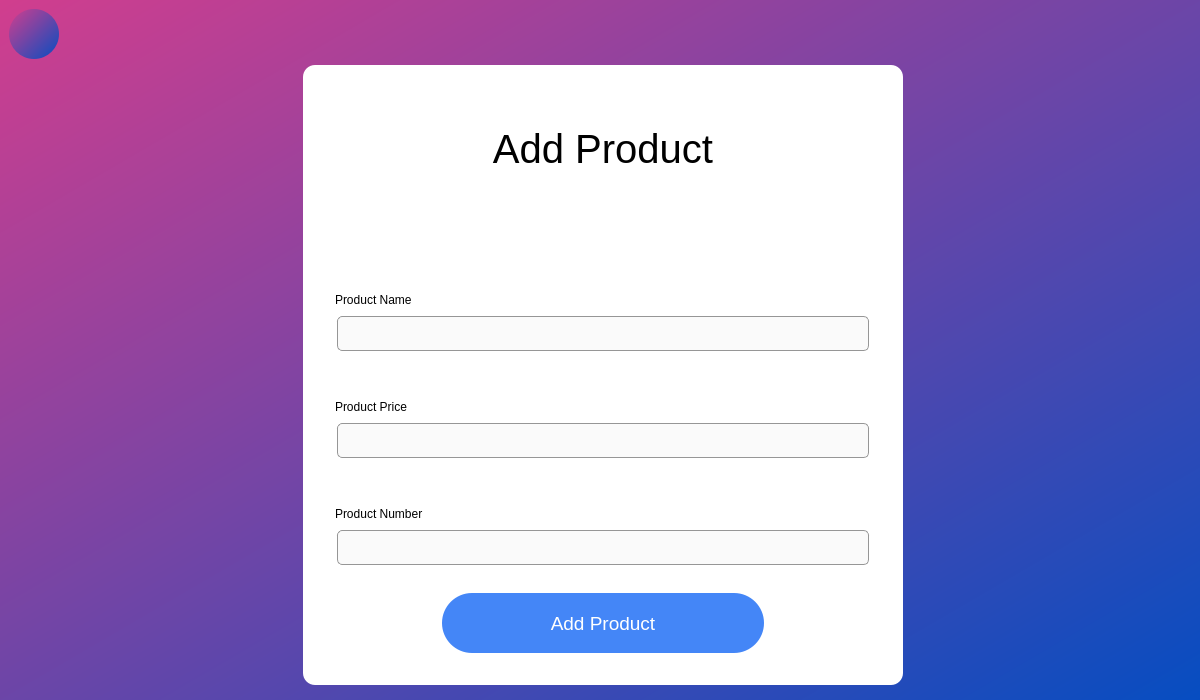
<?xml version="1.0" encoding="UTF-8"?>
<ui version="4.0">
 <class>MainWindow</class>
 <widget class="QMainWindow" name="MainWindow">
  <property name="geometry">
   <rect>
    <x>0</x>
    <y>0</y>
    <width>1200</width>
    <height>700</height>
   </rect>
  </property>
  <property name="windowTitle">
   <string>Add Product</string>
  </property>
  <property name="styleSheet">
   <string notr="true">background-color: qlineargradient(spread:pad, x1:0, y1:0, x2:1, y2:1, stop:0 rgba(209, 62, 142, 255), stop:1 rgba(6, 77, 193, 255));</string>
  </property>
  <widget class="QWidget" name="centralwidget">
   <layout class="QGridLayout" name="gridLayout_2">
    <item row="0" column="0">
     <layout class="QGridLayout" name="gridLayout">
      <item row="0" column="1">
       <spacer name="verticalSpacer">
        <property name="orientation">
         <enum>Qt::Vertical</enum>
        </property>
        <property name="sizeHint" stdset="0">
         <size>
          <width>20</width>
          <height>40</height>
         </size>
        </property>
       </spacer>
      </item>
      <item row="1" column="0">
       <spacer name="horizontalSpacer">
        <property name="orientation">
         <enum>Qt::Horizontal</enum>
        </property>
        <property name="sizeHint" stdset="0">
         <size>
          <width>40</width>
          <height>20</height>
         </size>
        </property>
       </spacer>
      </item>
      <item row="1" column="2">
       <spacer name="horizontalSpacer_2">
        <property name="orientation">
         <enum>Qt::Horizontal</enum>
        </property>
        <property name="sizeHint" stdset="0">
         <size>
          <width>40</width>
          <height>20</height>
         </size>
        </property>
       </spacer>
      </item>
      <item row="2" column="1">
       <spacer name="verticalSpacer_2">
        <property name="orientation">
         <enum>Qt::Vertical</enum>
        </property>
        <property name="sizeHint" stdset="0">
         <size>
          <width>20</width>
          <height>40</height>
         </size>
        </property>
       </spacer>
      </item>
      <item row="1" column="1">
       <widget class="QWidget" name="widget" native="true">
        <property name="minimumSize">
         <size>
          <width>600</width>
          <height>600</height>
         </size>
        </property>
        <property name="styleSheet">
         <string notr="true">background-color: rgb(255, 255, 255);
border-radius: 12px;</string>
        </property>
        <layout class="QVBoxLayout" name="verticalLayout_4">
         <item>
          <layout class="QVBoxLayout" name="verticalLayout_3">
           <item>
            <widget class="QLabel" name="label_">
             <property name="minimumSize">
              <size>
               <width>0</width>
               <height>150</height>
              </size>
             </property>
             <property name="font">
              <font>
               <family>Arial</family>
               <pointsize>30</pointsize>
               <weight>9</weight>
               <italic>false</italic>
               <bold>false</bold>
              </font>
             </property>
             <property name="styleSheet">
              <string notr="true">font: 75 30pt &quot;Arial&quot;;</string>
             </property>
             <property name="text">
              <string>Add Product</string>
             </property>
             <property name="alignment">
              <set>Qt::AlignCenter</set>
             </property>
            </widget>
           </item>
           <item>
            <widget class="QLabel" name="label_6">
             <property name="maximumSize">
              <size>
               <width>16777215</width>
               <height>40</height>
              </size>
             </property>
             <property name="styleSheet">
              <string notr="true">font: 12pt &quot;Arial&quot;;
color: rgb(255, 0, 0);</string>
             </property>
             <property name="text">
              <string/>
             </property>
             <property name="alignment">
              <set>Qt::AlignCenter</set>
             </property>
            </widget>
           </item>
           <item>
            <widget class="QLabel" name="label_1">
             <property name="minimumSize">
              <size>
               <width>0</width>
               <height>60</height>
              </size>
             </property>
             <property name="styleSheet">
              <string notr="true">font: 14pt &quot;Arial&quot;;
margin: 0 20px;</string>
             </property>
             <property name="text">
              <string>Product Name</string>
             </property>
             <property name="alignment">
              <set>Qt::AlignBottom|Qt::AlignLeading|Qt::AlignLeft</set>
             </property>
            </widget>
           </item>
           <item>
            <widget class="QLineEdit" name="lineEdit_2">
             <property name="minimumSize">
              <size>
               <width>0</width>
               <height>35</height>
              </size>
             </property>
             <property name="font">
              <font>
               <pointsize>12</pointsize>
              </font>
             </property>
             <property name="styleSheet">
              <string notr="true">margin: 0 25px;
padding-left: 10px;
background-color: rgb(250, 250, 250);
border: 1px solid rgb(150, 150, 150);
border-radius: 5px;</string>
             </property>
             <property name="maxLength">
              <number>100</number>
             </property>
            </widget>
           </item>
           <item>
            <widget class="QLabel" name="label_5">
             <property name="minimumSize">
              <size>
               <width>0</width>
               <height>60</height>
              </size>
             </property>
             <property name="styleSheet">
              <string notr="true">font: 14pt &quot;Arial&quot;;
margin: 0 20px;</string>
             </property>
             <property name="text">
              <string>Product Price</string>
             </property>
             <property name="alignment">
              <set>Qt::AlignBottom|Qt::AlignLeading|Qt::AlignLeft</set>
             </property>
            </widget>
           </item>
           <item>
            <widget class="QLineEdit" name="lineEdit">
             <property name="minimumSize">
              <size>
               <width>0</width>
               <height>35</height>
              </size>
             </property>
             <property name="font">
              <font>
               <pointsize>12</pointsize>
              </font>
             </property>
             <property name="styleSheet">
              <string notr="true">margin: 0 25px;
padding-left: 10px;
background-color: rgb(250, 250, 250);
border: 1px solid rgb(150, 150, 150);
border-radius: 5px;</string>
             </property>
             <property name="maxLength">
              <number>100</number>
             </property>
             <property name="echoMode">
              <enum>QLineEdit::Normal</enum>
             </property>
            </widget>
           </item>
           <item>
            <widget class="QLabel" name="label">
             <property name="minimumSize">
              <size>
               <width>0</width>
               <height>60</height>
              </size>
             </property>
             <property name="styleSheet">
              <string notr="true">font: 14pt &quot;Arial&quot;;
margin: 0 20px;</string>
             </property>
             <property name="text">
              <string>Product Number</string>
             </property>
             <property name="alignment">
              <set>Qt::AlignBottom|Qt::AlignLeading|Qt::AlignLeft</set>
             </property>
            </widget>
           </item>
           <item>
            <widget class="QLineEdit" name="lineEdit_3">
             <property name="minimumSize">
              <size>
               <width>0</width>
               <height>35</height>
              </size>
             </property>
             <property name="font">
              <font>
               <pointsize>12</pointsize>
              </font>
             </property>
             <property name="styleSheet">
              <string notr="true">margin: 0 25px;
padding-left: 10px;
background-color: rgb(250, 250, 250);
border: 1px solid rgb(150, 150, 150);
border-radius: 5px;</string>
             </property>
            </widget>
           </item>
           <item>
            <spacer name="verticalSpacer_4">
             <property name="orientation">
              <enum>Qt::Vertical</enum>
             </property>
             <property name="sizeHint" stdset="0">
              <size>
               <width>20</width>
               <height>40</height>
              </size>
             </property>
            </spacer>
           </item>
           <item>
            <widget class="QPushButton" name="pushButton">
             <property name="minimumSize">
              <size>
               <width>0</width>
               <height>60</height>
              </size>
             </property>
             <property name="font">
              <font>
               <family>Arial</family>
               <pointsize>14</pointsize>
              </font>
             </property>
             <property name="cursor">
              <cursorShape>PointingHandCursor</cursorShape>
             </property>
             <property name="styleSheet">
              <string notr="true">margin: 0px 130px;
color: rgb(255, 255, 255);
background-color: rgb(68, 134, 247);
border-radius: 30px;</string>
             </property>
             <property name="text">
              <string>Add Product</string>
             </property>
            </widget>
           </item>
           <item>
            <spacer name="verticalSpacer_3">
             <property name="orientation">
              <enum>Qt::Vertical</enum>
             </property>
             <property name="sizeHint" stdset="0">
              <size>
               <width>20</width>
               <height>40</height>
              </size>
             </property>
            </spacer>
           </item>
          </layout>
         </item>
        </layout>
       </widget>
      </item>
      <item row="0" column="0">
       <widget class="QPushButton" name="pushButton_2">
        <property name="minimumSize">
         <size>
          <width>50</width>
          <height>50</height>
         </size>
        </property>
        <property name="maximumSize">
         <size>
          <width>50</width>
          <height>50</height>
         </size>
        </property>
        <property name="cursor">
         <cursorShape>PointingHandCursor</cursorShape>
        </property>
        <property name="styleSheet">
         <string notr="true">QPushButton{
background-color: qlineargradient(spread:pad, x1:0, y1:0, x2:1, y2:1, stop:0 rgba(209, 62, 142, 255), stop:1 rgba(6, 77, 193, 255));
border-radius: 25px;
}
QPushButton:hover{
background-color: qlineargradient(spread:pad, x1:0, y1:0, x2:1, y2:1, stop:0 rgba(6, 77, 193, 255), stop:1 rgba(209, 62, 142, 255));
}</string>
        </property>
        <property name="text">
         <string/>
        </property>
        <property name="icon">
         <iconset>
          <normaloff>../../../Documents/Python Project/icons8-back-filled-50.png</normaloff>../../../Documents/Python Project/icons8-back-filled-50.png</iconset>
        </property>
        <property name="iconSize">
         <size>
          <width>40</width>
          <height>40</height>
         </size>
        </property>
       </widget>
      </item>
     </layout>
    </item>
   </layout>
  </widget>
 </widget>
 <resources/>
 <connections/>
</ui>
